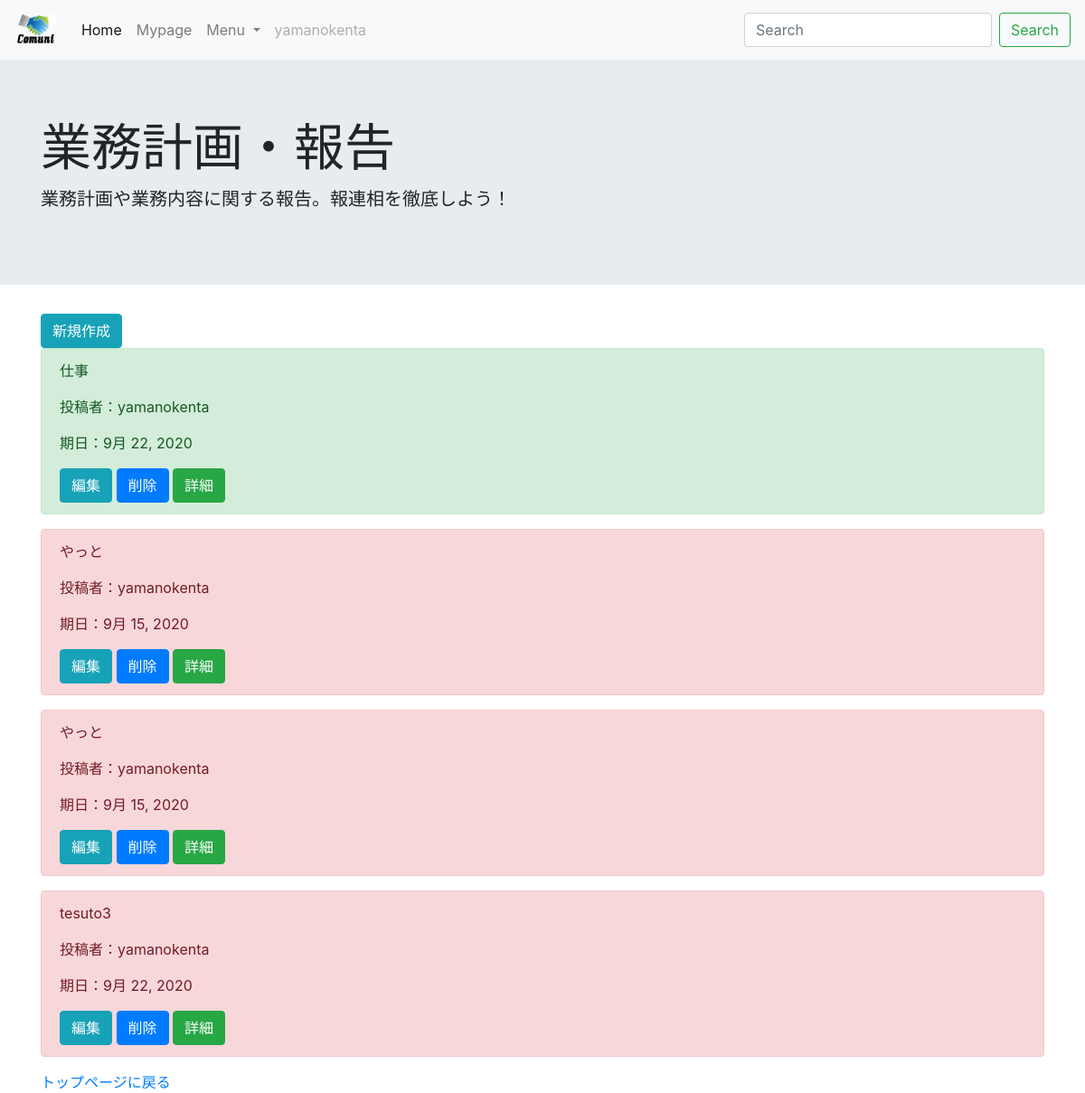
Screenshot of /todo/ (signed in) with the database file from the repository.
### snsproject/models.py (models this page shows, shortened)
class TodoModel(models.Model):
    title = models.CharField(max_length=100)
    memo = models.TextField()
    priority = models.CharField(
        max_length=50,
        choices = PRIORITY
    )
    duedate = models.DateField()

### snsproject/views.py (the view)
# urls.py: path('todo/', TodoList.as_view(), name='todo'),
class TodoList(ListView):
    template_name = 'todo.html'
    model = TodoModel

### templates/todo.html (shortened to what this page needs)
{% extends "base.html" %}
{% load static %}
{% block content %}
{% if user.is_authenticated %}
<div class="jumbotron jumbotron-fluid">
  <div class="container">
    <h1 class="display-4">業務計画・報告</h1>
    <p class="lead">業務計画や業務内容に関する報告。報連相を徹底しよう！</p>
  </div>
</div>
<div class='container'>
  <a href="{% url 'create-todo' %}" class="btn btn-info" tabindex="-1" role="button" aria-disabled="true">新規作成</a>
{% for item in object_list %}
  <div class="alert alert-{{ item.priority }}" role="alert">
    <p>{{ item.title }}</p>
    <p>投稿者：{{ user.username }}</p>
    <p>期日：{{ item.duedate }}</p>
    <a href="{% url 'update-todo' item.pk %}" class="btn btn-info" tabindex="-1" role="button" aria-disabled="true">編集</a>
    <a href="{% url 'delete-todo' item.pk %}" class="btn btn-primary" tabindex="-1" role="button" aria-disabled="true">削除</a>
    <a href="{% url 'show' item.pk %}" class="btn btn-success" tabindex="-1" role="button" aria-disabled="true">詳細</a>
  </div>
{% endfor %}
<a href="{% url 'index' %}">トップページに戻る</a>
</div>
{% else %}
ログインしてください<br>
<a href="{% url 'login' %}">ログインページへ</a>
{% endif %}
{% endblock content %}

### templates/base.html (shortened to what this page needs)
<!doctype html>
<html lang="ja">
  <head>
    <link rel="stylesheet" href="https://stackpath.bootstrapcdn.com/bootstrap/4.5.0/css/bootstrap.min.css">
    {% load static %}
    <link rel="stylesheet" href="https://use.fontawesome.com/releases/v5.8.1/css/all.css">
    <link rel="stylesheet" href="/static/css/_common.css" />
</head>
  <body>
    {% block header %}
    <nav class="navbar navbar-expand-lg navbar-light bg-light">
      <a class="navbar-brand" href="{% url 'index' %}"><img class="header-logo" src="/static/images/logo.png"></a>
      <div class="collapse navbar-collapse" id="navbarSupportedContent">
        <ul class="navbar-nav mr-auto">
          <li class="nav-item active">
            <a class="nav-link" href="{% url 'index' %}">Home <span class="sr-only">(current)</span></a>
          </li>
          <li class="nav-item">
            <a class="nav-link" href="{% url 'my_page' user.id %}">Mypage</a>
          </li>
          <li class="nav-item dropdown">
            <a class="nav-link dropdown-toggle" href="#" id="navbarDropdown" role="button" data-toggle="dropdown" aria-haspopup="true" aria-expanded="false">
              Menu
            </a>
          </li>
          <li class="nav-item">
            <a class="nav-link disabled" href="#">{{ user.username }}</a>
          </li>
        </ul>
        <form class="form-inline my-2 my-lg-0">
          <input class="form-control mr-sm-2" type="search" placeholder="Search" aria-label="Search">
          <button class="btn btn-outline-success my-2 my-sm-0" type="submit">Search</button>
        </form>
      </div>
    </nav>
    {% endblock header %}
    {% block content %}
    {% endblock content %}
  </body>
</html>

### static/css/_common.css (style rules this page uses)
.header-logo { height: 40px; }

### rows the page displays
TodoModel: title "仕事", duedate "9月 22, 2020"
TodoModel: title "やっと", duedate "9月 15, 2020"
TodoModel: title "やっと", duedate "9月 15, 2020"
TodoModel: title "tesuto3", duedate "9月 22, 2020"

### other values shown
{{ user.username }} "yamanokenta"
